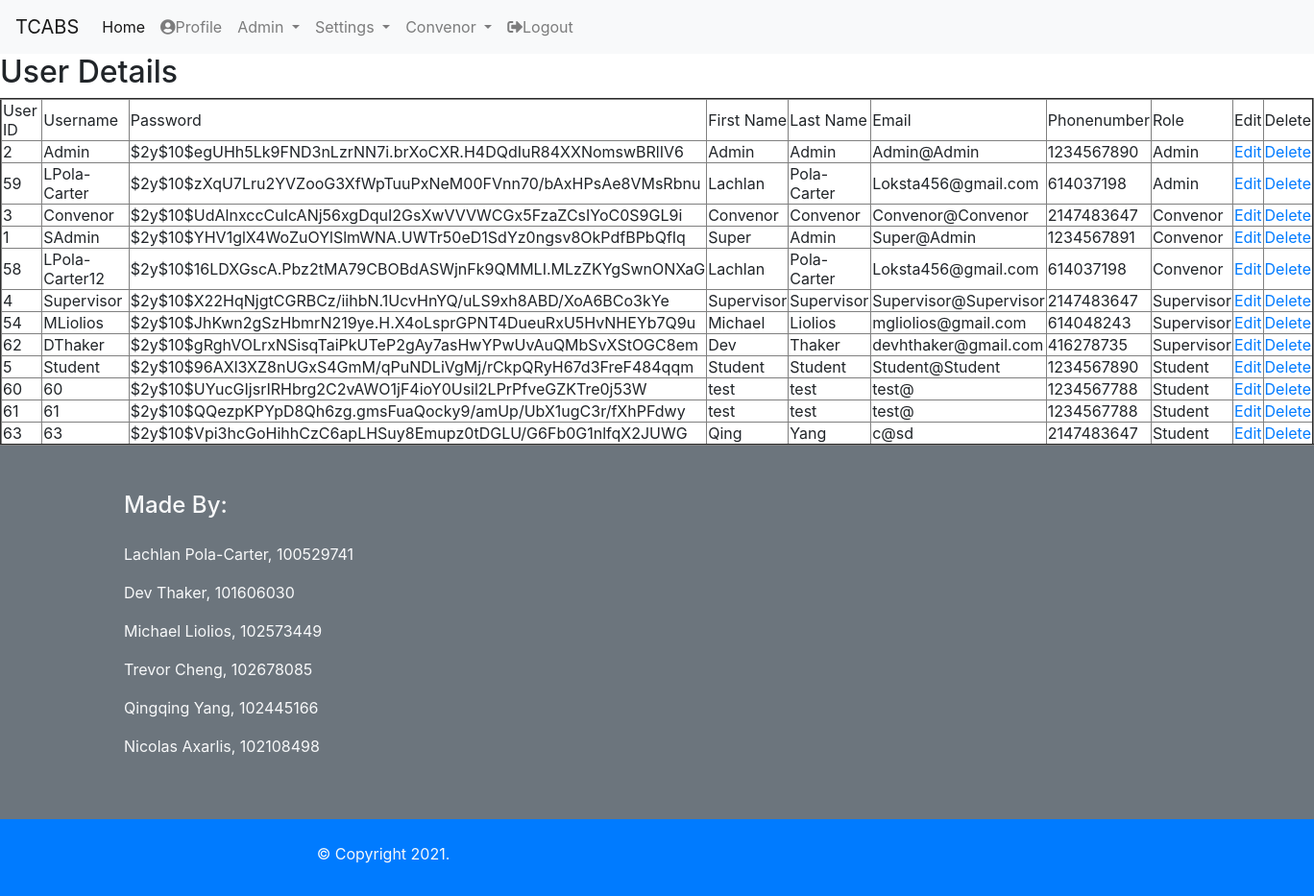
/userdetails.php (signed in), run on the app's committed database.
### tables this page shows
CREATE TABLE `roles` (
  `RoleID` int(2) NOT NULL,
  `Rolename` varchar(50) NOT NULL
);

CREATE TABLE `userroles` (
  `Userroles` int(10) NOT NULL,
  `UserID` int(10) NOT NULL,
  `RoleID` int(2) NOT NULL
);

CREATE TABLE `user` (
  `UserID` int(10) NOT NULL,
  `Username` varchar(255) NOT NULL,
  `Password` varchar(255) NOT NULL,
  `Firstname` varchar(50) NOT NULL,
  `Surname` varchar(50) NOT NULL,
  `Email` varchar(225) NOT NULL,
  `Phonenumber` int(10) NOT NULL
);

### userdetails.php (the view, shortened to what this page needs)
<?php
include "login.php";
include "head.php";
include "navbar.php";
?>
<!DOCTYPE html>
<html>
<head>
</head>
<body>
<h2>User Details</h2>
<table border="2">
  <tr>
    <td>User ID</td>
    <td>Username</td>
    <td>Password</td>
    <td>First Name</td>
    <td>Last Name</td>
    <td>Email</td>
    <td>Phonenumber</td>
    <td>Role</td>
    <td>Edit</td>
    <td>Delete</td>
  </tr>
<?php
$stmt = $con->prepare("Select * FROM user JOIN (userroles, roles) ON (userroles.UserID=user.UserID AND userroles.RoleID=roles.RoleID) WHERE roles.RoleID<>1");
$stmt->execute();
$result = $stmt->get_result();
while($data = mysqli_fetch_assoc($result))
{
?>
  <tr>
    <td><?php echo $data['UserID']; ?></td>
    <td><?php echo $data['Username']; ?></td>
    <td><?php echo $data['Password']; ?></td>
    <td><?php echo $data['Firstname']; ?></td>
    <td><?php echo $data['Surname']; ?></td>
    <td><?php echo $data['Email']; ?></td>
    <td><?php echo $data['Phonenumber']; ?></td>
    <td><?php echo $data['Rolename']; ?></td>
    <td><a href="edituser.php?UserID=<?php echo $data['UserID']; ?>">Edit</a></td>
    <td><a href="deleteuser.php?UserID=<?php echo $data['UserID']; ?>">Delete</a></td>
  </tr>
<?php
}
?>
</table>
</body>
<?php include "Footer.php"; ?>
</html>

### navbar.php (shortened to what this page needs)
	<nav class="navbar navbar-expand-lg navbar-light bg-light">
  <a class="navbar-brand" href="home.php">TCABS</a>
  <div class="collapse navbar-collapse" id="navbarNavDropdown">
    <ul class="navbar-nav">
      <li class="nav-item active">
        <a class="nav-link" href="home.php">Home <span class="sr-only">(current)</span></a>
      </li>
      <li class="nav-item">
        <a class="nav-link" href="profile.php"><i class="fas fa-user-circle"></i>Profile</a>
      </li>
      <?php
$UID = $_SESSION['id'];
$nav=mysqli_query($con,"SELECT roles.RoleID FROM roles JOIN (userroles, user) ON (userroles.RoleID=roles.RoleID AND user.UserID=userroles.UserID) WHERE user.UserID = $UID;");
while($data=mysqli_fetch_assoc($nav))
  {
   if(in_array(1, $data)){
    include 'admin.php';
    include 'settings.php';
  }
  if(in_array(3, $data)){
    include 'convenor.php';
  }
  }
      ?>
            <li class="nav-item">
        <a class="nav-link" href="logout.php"><i class="fas fa-sign-out-alt"></i>Logout</a>
      </li>
    </ul>
</div>
</nav>

### admin.php (shortened to what this page needs)
<li class="nav-item dropdown">
        <a class="nav-link dropdown-toggle" href="#" id="navbarDropdownMenuLink" data-toggle="dropdown" aria-haspopup="true" aria-expanded="false">
          Admin
        </a>
      </li>

### settings.php (shortened to what this page needs)
<li class="nav-item dropdown">
        <a class="nav-link dropdown-toggle" href="#" id="navbarDropdownMenuLink" data-toggle="dropdown" aria-haspopup="true" aria-expanded="false">
          Settings
        </a>
      </li>

### convenor.php (shortened to what this page needs)
<li class="nav-item dropdown">
        <a class="nav-link dropdown-toggle" href="#" id="navbarDropdownMenuLink" data-toggle="dropdown" aria-haspopup="true" aria-expanded="false">
          Convenor
        </a>
      </li>

### style.css (style rules this page uses)
* { box-sizing: border-box; font-family: -apple-system, BlinkMacSystemFont, "segoe ui", roboto, oxygen, ubuntu, cantarell, "fira sans", "droid sans", "helvetica neue", Arial, sans-serif; font-size: 16px; -webkit-font-smoothing: antialiased; -moz-osx-font-smoothing: grayscale; }
body { background-color: #435165; }
body { background-color: #435165; margin: 0; }

### data on the page
roles: shows "Admin"
roles: shows "Convenor"
userroles: UserID "2", UserID.Username "Admin", UserID.Password "$2y$10$egUHh5Lk9FND3nLzrNN7i.brXoCXR.H4DQdIuR84XXNomswBRlIV6", UserID.Firstname "Admin", UserID.Surname "Admin", UserID.Email "Admin@Admin", UserID.Phonenumber "1234567890", RoleID.Rolename "Admin"
userroles: UserID "59", UserID.Username "LPola-Carter", UserID.Password "$2y$10$zXqU7Lru2YVZooG3XfWpTuuPxNeM00FVnn70/bAxHPsAe8VMsRbnu", UserID.Firstname "Lachlan", UserID.Surname "Pola-Carter", UserID.Email "Loksta456@gmail.com", UserID.Phonenumber "614037198", RoleID.Rolename "Admin"
userroles: UserID "3", UserID.Username "Convenor", UserID.Password "$2y$10$UdAlnxccCuIcANj56xgDquI2GsXwVVVWCGx5FzaZCsIYoC0S9GL9i", UserID.Firstname "Convenor", UserID.Surname "Convenor", UserID.Email "Convenor@Convenor", UserID.Phonenumber "2147483647", RoleID.Rolename "Convenor"
userroles: UserID "1", UserID.Username "SAdmin", UserID.Password "$2y$10$YHV1glX4WoZuOYlSlmWNA.UWTr50eD1SdYz0ngsv8OkPdfBPbQfIq", UserID.Firstname "Super", UserID.Surname "Admin", UserID.Email "Super@Admin", UserID.Phonenumber "1234567891", RoleID.Rolename "Convenor"
userroles: UserID "58", UserID.Username "LPola-Carter12", UserID.Password "$2y$10$16LDXGscA.Pbz2tMA79CBOBdASWjnFk9QMMLI.MLzZKYgSwnONXaG", UserID.Firstname "Lachlan", UserID.Surname "Pola-Carter", UserID.Email "Loksta456@gmail.com", UserID.Phonenumber "614037198", RoleID.Rolename "Convenor"
userroles: UserID "4", UserID.Username "Supervisor", UserID.Password "$2y$10$X22HqNjgtCGRBCz/iihbN.1UcvHnYQ/uLS9xh8ABD/XoA6BCo3kYe", UserID.Firstname "Supervisor", UserID.Surname "Supervisor", UserID.Email "Supervisor@Supervisor", UserID.Phonenumber "2147483647", RoleID.Rolename "Supervisor"
userroles: UserID "54", UserID.Username "MLiolios", UserID.Password "$2y$10$JhKwn2gSzHbmrN219ye.H.X4oLsprGPNT4DueuRxU5HvNHEYb7Q9u", UserID.Firstname "Michael", UserID.Surname "Liolios", UserID.Email "mgliolios@gmail.com", UserID.Phonenumber "614048243", RoleID.Rolename "Supervisor"
userroles: UserID "62", UserID.Username "DThaker", UserID.Password "$2y$10$gRghVOLrxNSisqTaiPkUTeP2gAy7asHwYPwUvAuQMbSvXStOGC8em", UserID.Firstname "Dev", UserID.Surname "Thaker", UserID.Email "devhthaker@gmail.com", UserID.Phonenumber "416278735", RoleID.Rolename "Supervisor"
userroles: UserID "5", UserID.Username "Student", UserID.Password "$2y$10$96AXl3XZ8nUGxS4GmM/qPuNDLiVgMj/rCkpQRyH67d3FreF484qqm", UserID.Firstname "Student", UserID.Surname "Student", UserID.Email "Student@Student", UserID.Phonenumber "1234567890", RoleID.Rolename "Student"
userroles: UserID "60", UserID.Username "60", UserID.Password "$2y$10$UYucGIjsrIRHbrg2C2vAWO1jF4ioY0Usil2LPrPfveGZKTre0j53W", UserID.Firstname "test", UserID.Surname "test", UserID.Email "test@", UserID.Phonenumber "1234567788", RoleID.Rolename "Student"
userroles: UserID "61", UserID.Username "61", UserID.Password "$2y$10$QQezpKPYpD8Qh6zg.gmsFuaQocky9/amUp/UbX1ugC3r/fXhPFdwy", UserID.Firstname "test", UserID.Surname "test", UserID.Email "test@", UserID.Phonenumber "1234567788", RoleID.Rolename "Student"
userroles: UserID "63", UserID.Username "63", UserID.Password "$2y$10$Vpi3hcGoHihhCzC6apLHSuy8Emupz0tDGLU/G6Fb0G1nlfqX2JUWG", UserID.Firstname "Qing", UserID.Surname "Yang", UserID.Email "c@sd", UserID.Phonenumber "2147483647", RoleID.Rolename "Student"
